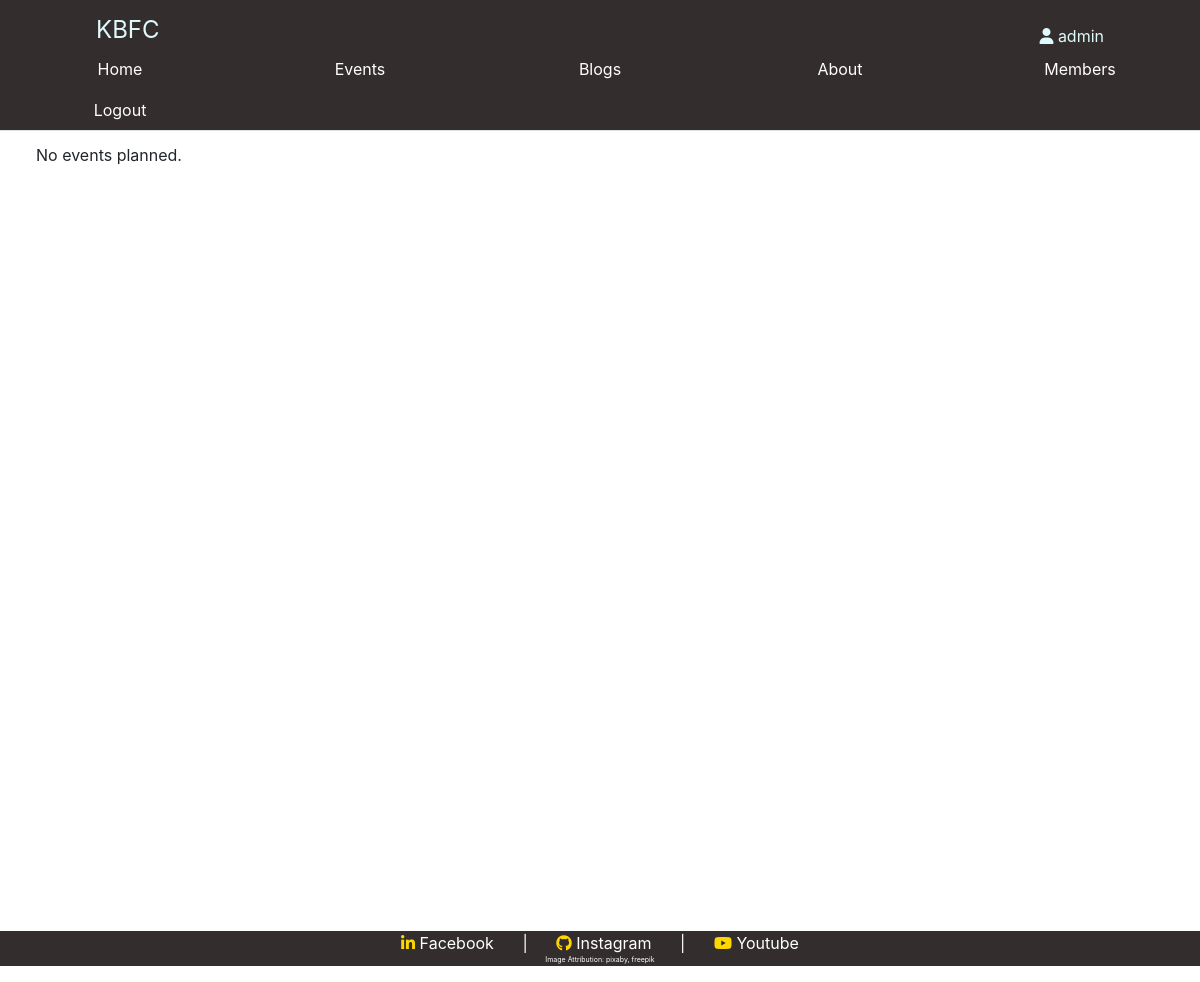
Page /events/ (signed in) on the earlier database version.
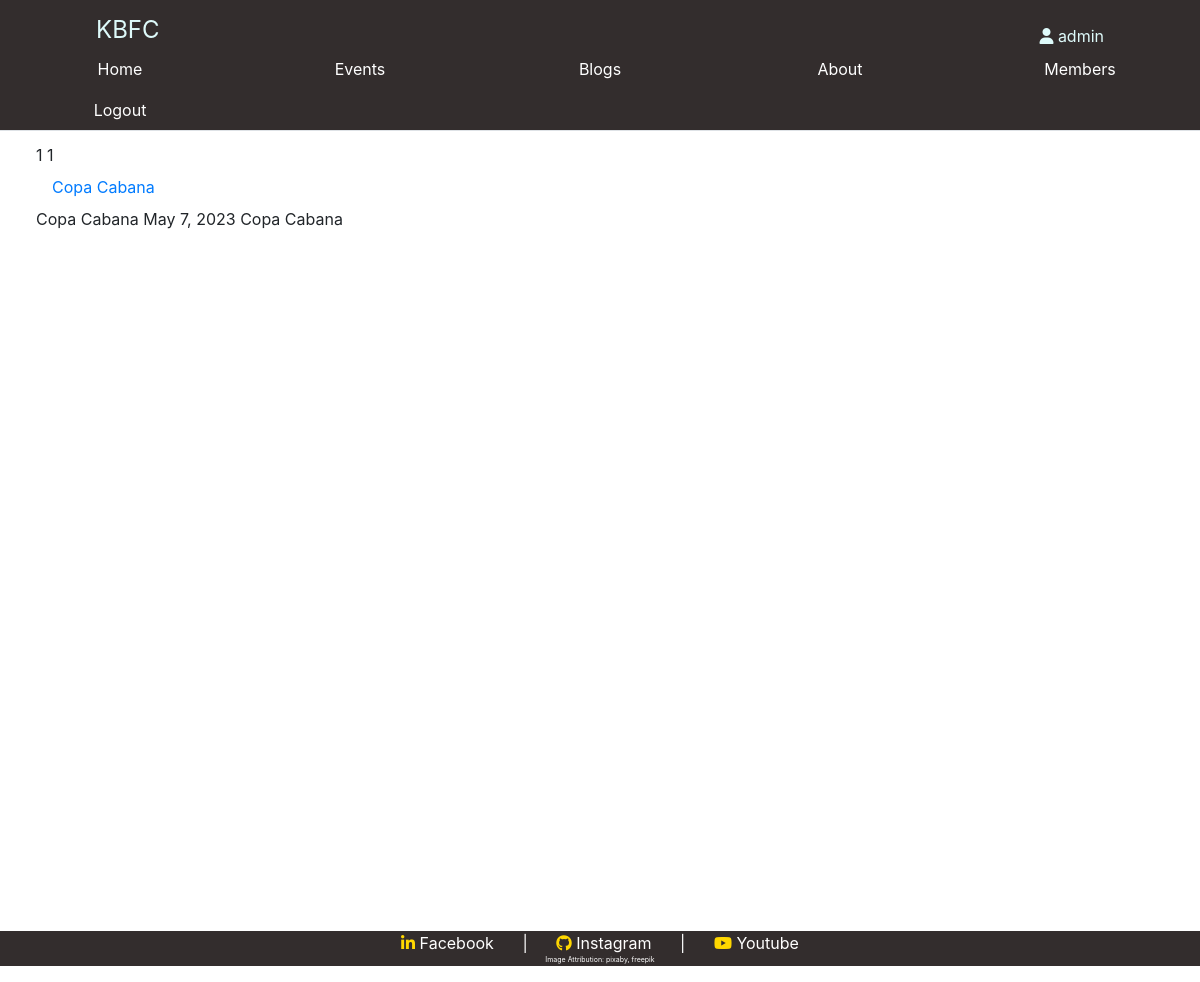
Same page on the later database version.
### events/models.py (models this page shows)
class Event(models.Model):
    title = models.CharField(
        max_length=100, blank=False, null=False, help_text="Name of event"
    )
    description = models.CharField(
        max_length=300, blank=False, null=False, help_text="Description of the event"
    )
    date = models.DateField(blank=False, help_text="Date of the event.")
    time = models.TimeField(blank=False, help_text="Time of the event.")
    event_duration = models.SmallIntegerField(
        blank=False, help_text="Duration of the Event"
    )
    venue = models.ForeignKey(
        Venue,
        on_delete=models.CASCADE,
        blank=False,
        null=False,
        help_text="Venue of the event",
        related_name="venue",
    )
    def __str__(self):
        return self.title
    class Meta():
        verbose_name_plural = "Events"

class Venue(models.Model):
    name = models.CharField(
        max_length=100, blank=False, null=False, help_text="Name of Venue"
    )
    address = models.TextField(blank=False, null=False, help_text="Address of Venue")
    phone = PhoneNumberField(blank=False, help_text="Phone number with country code")
    def __str__(self):
        return self.name
    class Meta():
        verbose_name_plural = "Venue"

### events/views.py (the view)
# urls.py: path("", eventlist, name="eventlist"),
def eventlist(request):
    event_obj = Event.objects.all().order_by("-pk")
    print(event_obj)
    ctx = {"event_obj": event_obj}
    return render(request, "events/eventlist.html", ctx)

### events/templates/events/eventlist.html
{% include 'home/header.html' %} {% include 'home/messages.html' %} {%block eventlist%} {% if user.is_authenticated %} {% load static %}
{% if event_obj %}
{% for event in event_obj %}
{{ forloop.counter }}
{{event.pk}}
<a class="nav-link" aria-current="page" href="{% url 'events:eventdetail' event.pk %}">{{event.title}}</a>
{{event.title}}
{{event.date}}
{{event.venue}}
<br>
{% endfor %}
{% else %}
No events planned.
{% endif %}
{% else %} Please Login First {% endif %} {%endblock%} {% include 'home/footer.html' %}

Differences in the rows shown:
added Event: pk "1", title "Copa Cabana", date "May 7, 2023", venue "Copa Cabana"
Other differences:
text no longer shown: "No events planned."
